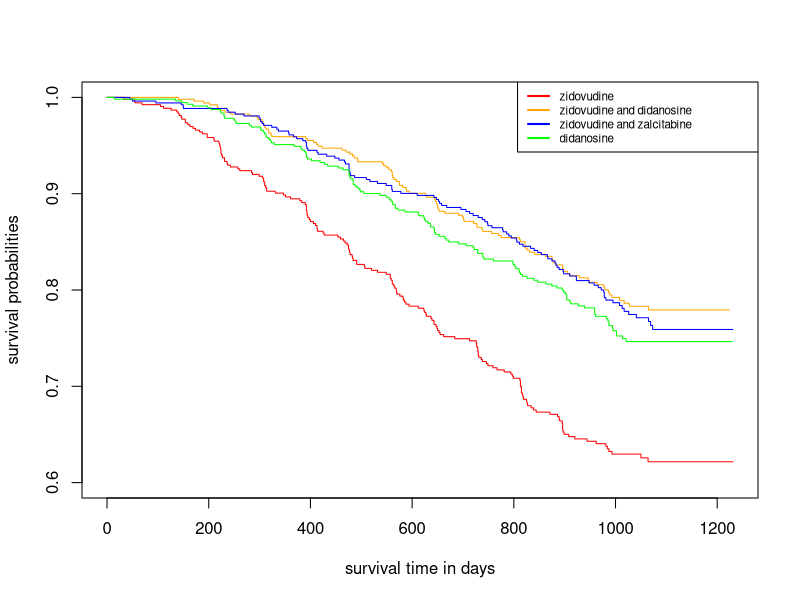

This chart was generated by the following R code:
## ---- chunk 1
#install.packages("survival")
library(survival)
setwd("D:\\Code_Factory\\surv_anly\\1")
ACTG175 <- read.table("ACTG175(speff2trial).txt", header = TRUE, sep = ',')
# used to indicate that all subsequent variable names apply to the ACTG175 dataset
attach(ACTG175)
## ---- chunk 2
km <- Surv(days, cens==1)
# summary(survfit(km~arms))
plot(survfit(km~arms),ylim = c(0.6,1), col=c("red","orange","blue","green"),
     ylab = "survival probabilities", xlab="survival time in days")

legend("topright",           #The legend is in the upper right corner
       legend=c("zidovudine","zidovudine and didanosine","zidovudine and zalcitabine",
                "didanosine"),        #content of legend
       col=c("red","orange","blue","green"),         #color of legend
       lty=1,lwd=2,                                  #size of legend
       cex = 0.7, text.width = 380)
## ---- chunk 3
#non-weighted log-rank test
survdiff(km~arms)
## ---- chunk 4
# use subset = group %in% c("group1", "group2") to do test only for a subset
survdiff(km~arms, subset = arms %in% c(1,2,3))
## ---- chunk 5
#weighted log-rank test
survdiff(km~arms, rho = 1)
## ---- chunk 6
#stratified log-rank test
survdiff(km~arms + strata(hemo) + strata(homo) +
           strata(cut(age, breaks = c(0,20, 50,max(age)))))
